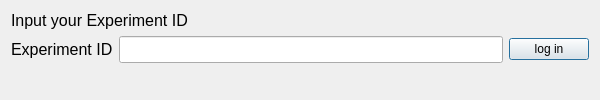
<?xml version="1.0" encoding="UTF-8"?>
<ui version="4.0">
 <class>Dialog</class>
 <widget class="QDialog" name="Dialog">
  <property name="geometry">
   <rect>
    <x>0</x>
    <y>0</y>
    <width>600</width>
    <height>100</height>
   </rect>
  </property>
  <property name="windowTitle">
   <string>Dialog</string>
  </property>
  <layout class="QFormLayout" name="formLayout">
   <item row="0" column="0">
    <widget class="QLabel" name="LAB_Usage_ID">
     <property name="font">
      <font>
       <pointsize>12</pointsize>
      </font>
     </property>
     <property name="text">
      <string>Input your Experiment ID</string>
     </property>
    </widget>
   </item>
   <item row="1" column="0" colspan="2">
    <layout class="QHBoxLayout" name="horizontalLayout">
     <item>
      <widget class="QLabel" name="LAB_Title">
       <property name="font">
        <font>
         <pointsize>12</pointsize>
        </font>
       </property>
       <property name="text">
        <string>Experiment ID</string>
       </property>
      </widget>
     </item>
     <item>
      <widget class="QLineEdit" name="LE_Experiment_ID">
       <property name="font">
        <font>
         <pointsize>12</pointsize>
        </font>
       </property>
       <property name="text">
        <string/>
       </property>
      </widget>
     </item>
     <item>
      <widget class="QPushButton" name="PB_Log_In">
       <property name="text">
        <string>log in</string>
       </property>
      </widget>
     </item>
    </layout>
   </item>
  </layout>
 </widget>
 <resources/>
 <connections/>
</ui>
